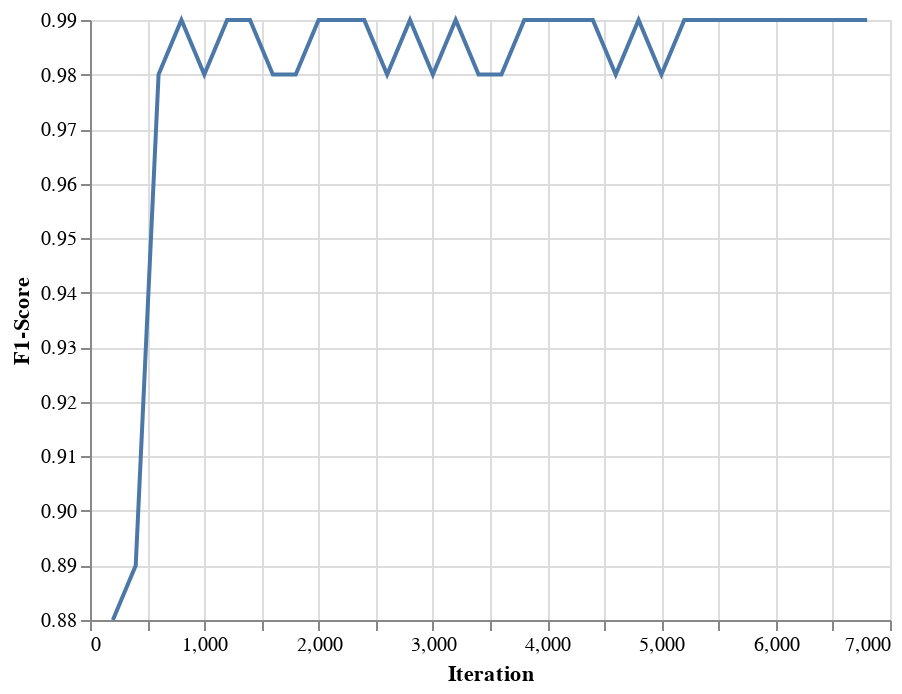

Write notebook code for a chart like this one.
### Code cell
alt.Chart(source).mark_line().encode(x = alt.X('iteration',
                                               axis = alt.Axis(title = 'Iteration')),
                                     y = alt.Y('score',
                                               axis = alt.Axis(title ='F1-Score'),
                                               scale = alt.Scale(zero= False)))

### Figure 1 — Vega-Lite specification as saved in the notebook (floating-point values rounded to 4 significant figures)
{"config": {"view": {"continuousWidth": 400, "continuousHeight": 300}}, "data": {"name": "data-8ef35f19bd3e7b7ca9e4a082ed77bafb"}, "mark": "line", "encoding": {"x": {"type": "quantitative", "axis": {"title": "Iteration"}, "field": "iteration"}, "y": {"type": "quantitative", "axis": {"title": "F1-Score"}, "field": "score", "scale": {"zero": false}}}, "$schema": "https://vega.github.io/schema/vega-lite/v4.8.1.json", "datasets": {"data-8ef35f19bd3e7b7ca9e4a082ed77bafb": [{"iteration": 200, "loss_transformer": 121900.0, "loss_ner": 33360.0, "ents_p": 88.03, "ents_r": 94.42, "score": 0.88}, {"iteration": 400, "loss_transformer": 781.3, "loss_ner": 4690.0, "ents_p": 89.07, "ents_r": 98.36, "score": 0.89}, {"iteration": 600, "loss_transformer": 354.8, "loss_ner": 3880.0, "ents_p": 97.97, "ents_r": 98.66, "score": 0.98}, {"iteration": 800, "loss_transformer": 208.2, "loss_ner": 3526.0, "ents_p": 98.6, "ents_r": 98.56, "score": 0.99}, {"iteration": 1000, "loss_transformer": 134.2, "loss_ner": 3349.0, "ents_p": 97.92, "ents_r": 99.1, "score": 0.98}, {"iteration": 1200, "loss_transformer": 103.8, "loss_ner": 3065.0, "ents_p": 98.57, "ents_r": 99.06, "score": 0.99}, {"iteration": 1400, "loss_transformer": 80.98, "loss_ner": 3005.0, "ents_p": 98.6, "ents_r": 99.06, "score": 0.99}, {"iteration": 1600, "loss_transformer": 60.85, "loss_ner": 2786.0, "ents_p": 98.44, "ents_r": 99.1, "score": 0.98}, {"iteration": 1800, "loss_transformer": 46.02, "loss_ner": 2636.0, "ents_p": 98.34, "ents_r": 99.16, "score": 0.98}, {"iteration": 2000, "loss_transformer": 44.48, "loss_ner": 2525.0, "ents_p": 98.54, "ents_r": 99.13, "score": 0.99}, {"iteration": 2200, "loss_transformer": 60.24, "loss_ner": 2236.0, "ents_p": 98.51, "ents_r": 99.4, "score": 0.99}, {"iteration": 2400, "loss_transformer": 17.76, "loss_ner": 2063.0, "ents_p": 98.93, "ents_r": 99.16, "score": 0.99}, {"iteration": 2600, "loss_transformer": 78.23, "loss_ner": 1847.0, "ents_p": 98.41, "ents_r": 99.36, "score": 0.98}, {"iteration": 2800, "loss_transformer": 40.42, "loss_ner": 1652.0, "ents_p": 98.7, "ents_r": 99.13, "score": 0.99}, {"iteration": 3000, "loss_transformer": 34.12, "loss_ner": 1387.0, "ents_p": 98.18, "ents_r": 99.33, "score": 0.98}, {"iteration": 3200, "loss_transformer": 78.28, "loss_ner": 1140.0, "ents_p": 98.9, "ents_r": 99.4, "score": 0.99}, {"iteration": 3400, "loss_transformer": 32.82, "loss_ner": 950.1, "ents_p": 98.44, "ents_r": 99.36, "score": 0.98}, {"iteration": 3600, "loss_transformer": 36.13, "loss_ner": 765.3, "ents_p": 98.25, "ents_r": 99.4, "score": 0.98}, {"iteration": 3800, "loss_transformer": 81.66, "loss_ner": 624.1, "ents_p": 98.93, "ents_r": 99.3, "score": 0.99}, {"iteration": 4000, "loss_transformer": 36.55, "loss_ner": 450.1, "ents_p": 98.77, "ents_r": 99.13, "score": 0.99}, {"iteration": 4200, "loss_transformer": 76.9, "loss_ner": 320.3, "ents_p": 98.83, "ents_r": 99.23, "score": 0.99}, {"iteration": 4400, "loss_transformer": 69.8, "loss_ner": 254.9, "ents_p": 98.6, "ents_r": 99.16, "score": 0.99}, {"iteration": 4600, "loss_transformer": 85.59, "loss_ner": 181.8, "ents_p": 98.25, "ents_r": 99.3, "score": 0.98}, {"iteration": 4800, "loss_transformer": 53.58, "loss_ner": 130.8, "ents_p": 99.17, "ents_r": 99.36, "score": 0.99}, {"iteration": 5000, "loss_transformer": 88.51, "loss_ner": 124.3, "ents_p": 98.41, "ents_r": 99.3, "score": 0.98}, {"iteration": 5200, "loss_transformer": 93.68, "loss_ner": 88.57, "ents_p": 99.0, "ents_r": 99.43, "score": 0.99}, {"iteration": 5400, "loss_transformer": 45.54, "loss_ner": 49.77, "ents_p": 98.9, "ents_r": 99.43, "score": 0.99}, {"iteration": 5600, "loss_transformer": 24.89, "loss_ner": 42.16, "ents_p": 98.74, "ents_r": 99.4, "score": 0.99}, {"iteration": 5800, "loss_transformer": 43.37, "loss_ner": 27.84, "ents_p": 98.64, "ents_r": 99.2, "score": 0.99}, {"iteration": 6000, "loss_transformer": 64.02, "loss_ner": 38.42, "ents_p": 98.8, "ents_r": 99.33, "score": 0.99}, {"iteration": 6200, "loss_transformer": 58.74, "loss_ner": 30.51, "ents_p": 98.67, "ents_r": 99.2, "score": 0.99}, {"iteration": 6400, "loss_transformer": 219.0, "loss_ner": 40.33, "ents_p": 98.77, "ents_r": 99.33, "score": 0.99}, {"iteration": 6600, "loss_transformer": 36.0, "loss_ner": 15.53, "ents_p": 98.8, "ents_r": 99.5, "score": 0.99}, {"iteration": 6800, "loss_transformer": 25.05, "loss_ner": 9.69, "ents_p": 98.9, "ents_r": 99.36, "score": 0.99}]}}
